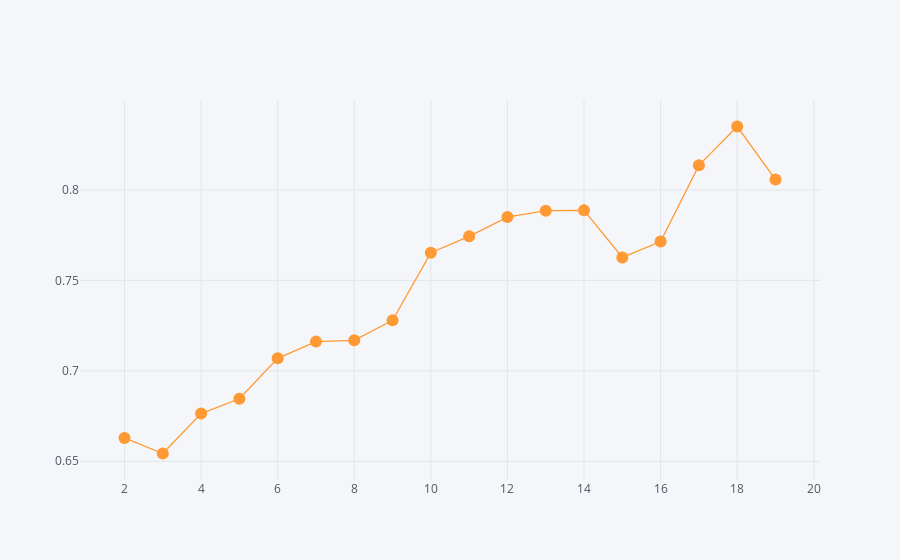

The cell this chart's notebook holds for it:
### Code cell
l = []
for k in range(2,20):
    cl = GaussianMixture(n_components=k)
    cl.fit(X)
    l.append((k,silhouette_score(X,cl.predict(X))))
sil = pd.DataFrame(l,columns=['k','sil']).set_index('k')
sil.iplot(mode='lines+markers')

### Figure 1 — Plotly figure (JSON) as saved in the notebook; plotly's stock layout.template omitted (floating-point values rounded to 4 significant figures)
{"data": [{"line": {"color": "rgba(255, 153, 51, 1.0)", "dash": "solid", "shape": "linear", "width": 1.3}, "marker": {"size": 12, "symbol": "circle"}, "mode": "lines+markers", "name": "sil", "text": "", "type": "scatter", "x": [2, 3, 4, 5, 6, 7, 8, 9, 10, 11, 12, 13, 14, 15, 16, 17, 18, 19], "y": [0.6629, 0.6543, 0.6764, 0.6845, 0.7069, 0.7161, 0.7169, 0.7279, 0.7653, 0.7744, 0.785, 0.7885, 0.7887, 0.7627, 0.7715, 0.8136, 0.8351, 0.8057]}], "layout": {"legend": {"bgcolor": "#F5F6F9", "font": {"color": "#4D5663"}}, "paper_bgcolor": "#F5F6F9", "plot_bgcolor": "#F5F6F9", "title": {"font": {"color": "#4D5663"}}, "xaxis": {"gridcolor": "#E1E5ED", "showgrid": true, "tickfont": {"color": "#4D5663"}, "title": {"font": {"color": "#4D5663"}, "text": ""}, "zerolinecolor": "#E1E5ED"}, "yaxis": {"gridcolor": "#E1E5ED", "showgrid": true, "tickfont": {"color": "#4D5663"}, "title": {"font": {"color": "#4D5663"}, "text": ""}, "zerolinecolor": "#E1E5ED"}}}
